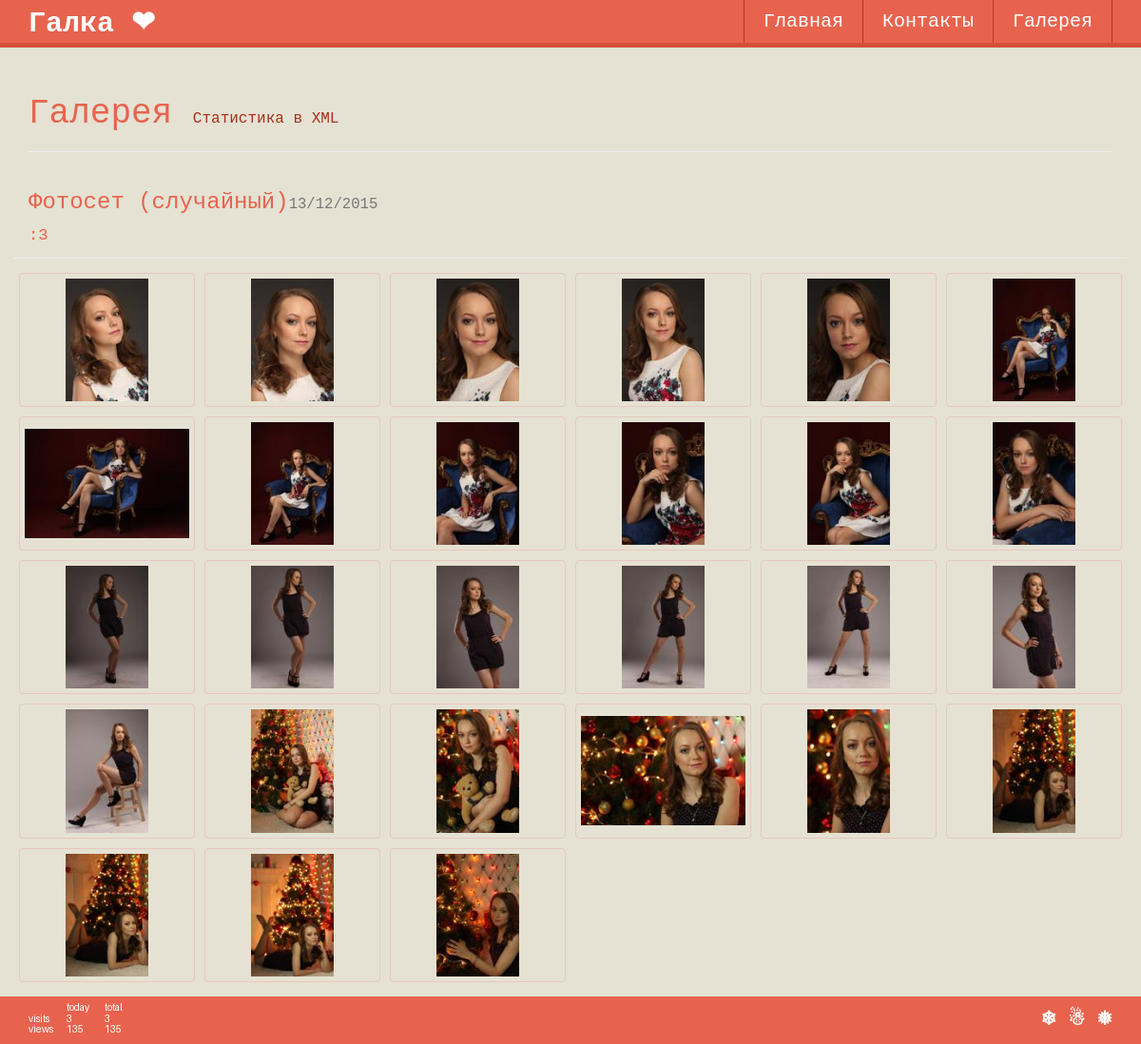
Page /gallery/ on the committed database.
### Portfolio/models.py (models this page shows, shortened)
class Album(models.Model):
    name = models.CharField(max_length=128)
    date = models.DateField()
    description = models.TextField()

class Photo(models.Model):
    big_name = models.CharField(max_length=128)
    preview_name = models.CharField(max_length=128)
    album = models.ForeignKey(Album)

### Portfolio/views.py (the view)
# urls.py: url(r'^gallery/$', views.gallery),
def gallery(request):
    albums = Album.objects.all().order_by('-date')
    albums_info = []
    try:
        user = GalleryUser.get_confirmed_user_by_id(
            request.session.get('auth_user_id'))
    except GalleryUser.DoesNotExist:
        user = None
    for album in albums:
        albums_info.append({
            'id': album.pk,
            'name': album.name,
            'date': album.date,
            'description': album.description,
            'photos': Photo.objects.filter(album=album)
        })
    response = render(request, 'gallery.html', {'active': 'GALLERY',
                                                'albums_info': albums_info,
                                                'user': user})
    response['Access-Control-Allow-Headers'] = 'Cookies'
    return response

### Portfolio/context_processors.py (called while the page is built, shortened)
def site_menu(_):
    return {'menu': [('Главная', '/'),
                     ('Контакты', '/contacts'),
                     ('Галерея', '/gallery')]
            }

def last_seen(request):
    last_view = request.session.get('last-view')
    if last_view is not None:
        return {
            'last_view': timezone.make_aware(datetime.fromtimestamp(last_view))
        }
    return {}

def history(requset):
    try:
        user = GalleryUser.get_confirmed_user_by_id(
            requset.session.get('auth_user_id'))
    except GalleryUser.DoesNotExist:
        return {}

### Portfolio/models.py (called while the page is built)
    @staticmethod
    def get_confirmed_user_by_id(user_id):
        return GalleryUser.objects.get(pk=user_id, confirmed=True)

### Portfolio/templates/gallery.html (shortened to what this page needs)
{% extends "base.html" %}
{% load staticfiles %}
{% block other_links %}
<link rel="stylesheet" href="{% static 'Portfolio/styles/gallery.css' %}" />
<link rel="stylesheet" href="{% static 'Portfolio/styles/comments.css' %}" />
{% endblock %}
{% block title %}Галерея <small style="font-size: 16px;"><a href="/gallery/statistic.xml">Статистика в XML</a></small>{% endblock %}
{% block content %}
<div id="imageContainer">
    {% for album in albums_info %}
    <div class="row">
        <div class="col-xs-12"><h3>{{ album.name }}<small>{{ album.date|date:"d/m/Y" }}</small></h3></div>
    </div>
    <div class="row album-header">
        <div class="col-xs-12"><p>{{ album.description }}</p></div>
    </div>
    <div id="album_{{ album.id }}" class="row">
        {% for photo in album.photos %}
        <div class="gallery-image-div {% cycle 'gallery-image-div-left' 'gallery-image-div-right' %}">
            <a id="photo_{{ album.id }}_{{ forloop.counter0 }}" href="{% static 'Portfolio/photos/' %}{{ photo.big_name }}">
                <img id="photo_{{ photo.pk }}" alt="" src="{% static 'Portfolio/photos/' %}{{ photo.preview_name }}" />
            </a>
        </div>
        {% endfor %}
    </div>
    {% endfor %}
</div>
{% endblock %}

### Portfolio/templates/base.html (shortened to what this page needs)
{% load staticfiles %}
<!DOCTYPE html>
<html>
<head>
    <link rel="stylesheet" href="{% static "Portfolio/styles/bootstrap/css/bootstrap.css" %}" />
    <link rel="stylesheet" href="{% static "Portfolio/styles/style.css" %}" />
    {% block other_links %}
    {% endblock %}
</head>
<body>
    <div class="header">
        <div class="container">
            <div class="header-logo"><a href="/"> Галка &#x2764;</a></div>
            {% block menu %}
            <div class="menu" id="menu" data-expand="false">
                <ul>{% for name, href in menu %}<li {% if name == active %}class="menu-active"{% endif %}><a class="menu-link" href="{{ href }}">{{ name }}</a></li>{% endfor %}</ul>
            </div>
            {% endblock %}
        </div>
    </div>
    <div class="container content-outer">
        <div class="content-inner">
            <div class="page-header"><h1>{% block title %}{% endblock %}</h1></div>
            {% block content %}
            {% endblock %}
        </div>
    </div>
    <div class="footer-outer">
        <div class="container footer-inner">
            <a href="/visits"><img src="/counter" class="counter" alt="counter" /></a>
            <p>&#10052; &#9731; &#10053;</p>
        </div>
    </div>
</body>
</html>

### static/Portfolio/styles/style.css (style rules this page uses)
* { margin: 0px; padding: 0px; }
html, body { height: 100%; width: 100%; font-family: 'Courier New'; font-size: 17.2px; }
body { padding-top: 60px; background-color: #E5E2D3; color: #E8634E; }
.header-logo a,.header-logo a:hover, .header-logo a:visited { color: white; }
a,a:hover, a:visited { color:#A92F1C; }
.content-outer { min-height: 100%; margin-bottom: -50px; }
.content-inner { margin-bottom: 60px; }
@media (min-width: 768px) { .footer-outer { height: 50px; } }
.footer-outer { background-color: #E8634E; width: 100%; }
.footer-inner { line-height: 50px; font-weight: bold; font-size: 20px; color: white; text-align: right; }
.footer-inner p { padding: 0px; margin: 0px; float: right; }
.header { z-index: 666; line-height: 50px; color: white; width: 100%; top: 0px; height: 50px; background-color: rgba(232,99,78,1); border-bottom: solid 5px #D64F39; }
.header-logo { font-weight: bold; font-size: 30px; display: inline-block; float: left; }
.menu a, .menu a:visited { color: white; }
.menu ul { list-style-type: none; }
.menu-link { padding: 0px 20px 0px 20px; display: block; text-align: center; }
@media (min-width: 768px) { .header { position: fixed; } }
@media (min-width: 768px) { .menu { float: right; } }
@media (min-width: 768px) { .menu ul { height: 45px; line-height: 45px; margin: 0px; font-size: 20px; } }
@media (min-width: 768px) { .menu ul li { display: inline-block; border-left: solid 1px #BD3520; transition: background-color 1s ease; } }
@media (min-width: 768px) { .menu ul:last-child { border-right: solid 1px #BD3520; } }
.counter { float: left; margin: 5px 0px; }

### static/Portfolio/styles/gallery.css (style rules this page uses)
div.album-header, div.comments-header { border-bottom: 1px solid #eeeeee; margin-bottom: 10px; }
.gallery-image-div { float: left; text-align: center; padding: 5px; }
.gallery-image-div a { display: block; width: 100%; height: 100%; border: 1px solid #E8C7C1; border-radius: 4px; transition: border 1s ease; padding: 5px; }
.gallery-image-div img { max-width: 100%; max-height: 100%; }
@media (min-width: 768px) { .gallery-image-div { width: 187.5px; height: 145.625px; } }
@media (min-width: 768px) { .gallery-image-div a { line-height: 123.625px; } }
@media (min-width: 992px) { .gallery-image-div { width: 194.0px; height: 150.5px; } }
@media (min-width: 992px) { .gallery-image-div a { line-height: 128.5px; } }
@media (min-width: 1200px) { .gallery-image-div { width: 195.0px; height: 151.25px; } }
@media (min-width: 1200px) { .gallery-image-div a { line-height: 129.25px; } }

### rows in the picture
Album: name "Фотосет (случайный)", date "13/12/2015", description ":3"
Photo: preview_name (picture)
Photo: preview_name (picture)
Photo: preview_name (picture)
Photo: preview_name (picture)
Photo: preview_name (picture)
Photo: preview_name (picture)
Photo: preview_name (picture)
Photo: preview_name (picture)
Photo: preview_name (picture)
Photo: preview_name (picture)
Photo: preview_name (picture)
Photo: preview_name (picture)
Photo: preview_name (picture)
Photo: preview_name (picture)
Photo: preview_name (picture)
Photo: preview_name (picture)
Photo: preview_name (picture)
Photo: preview_name (picture)
Photo: preview_name (picture)
Photo: preview_name (picture)
Photo: preview_name (picture)
Photo: preview_name (picture)
Photo: preview_name (picture)
Photo: preview_name (picture)
Photo: preview_name (picture)
Photo: preview_name (picture)
Photo: preview_name (picture)

### other values in the picture
{{ name }} "Главная" "Контакты" "Галерея"
